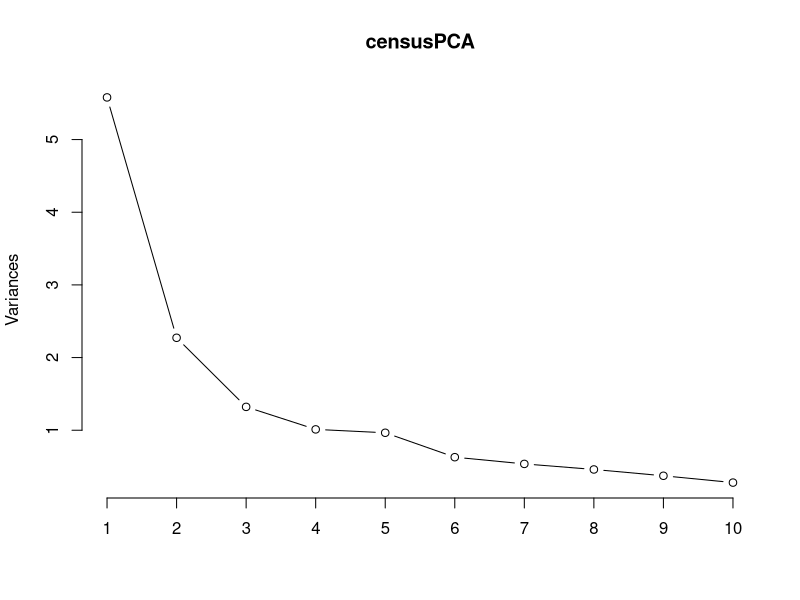
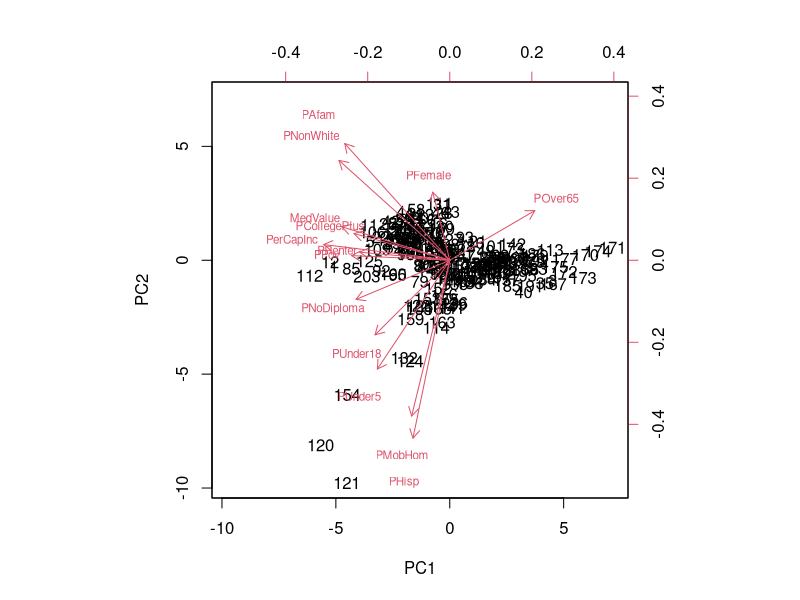
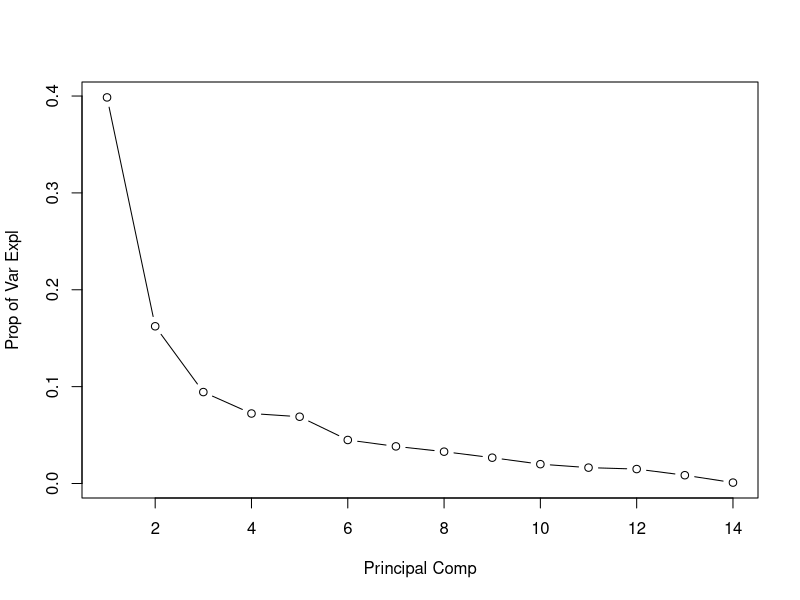
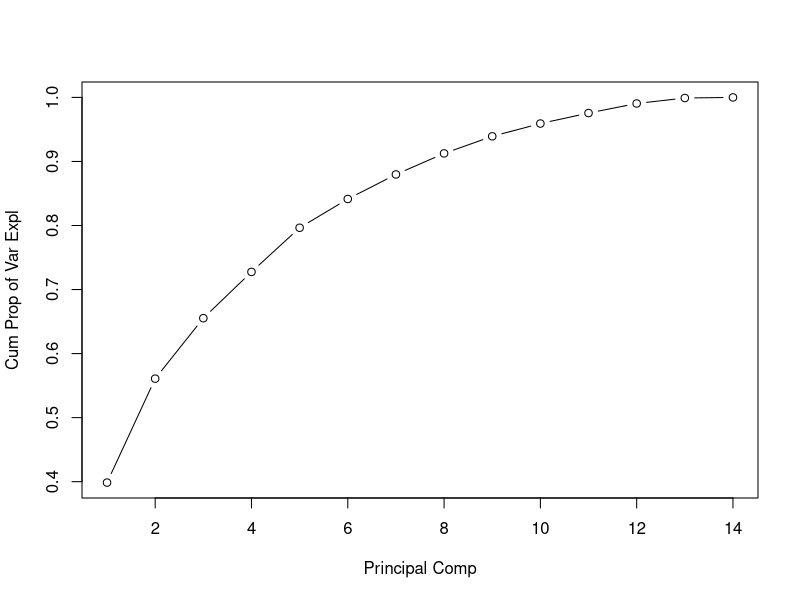
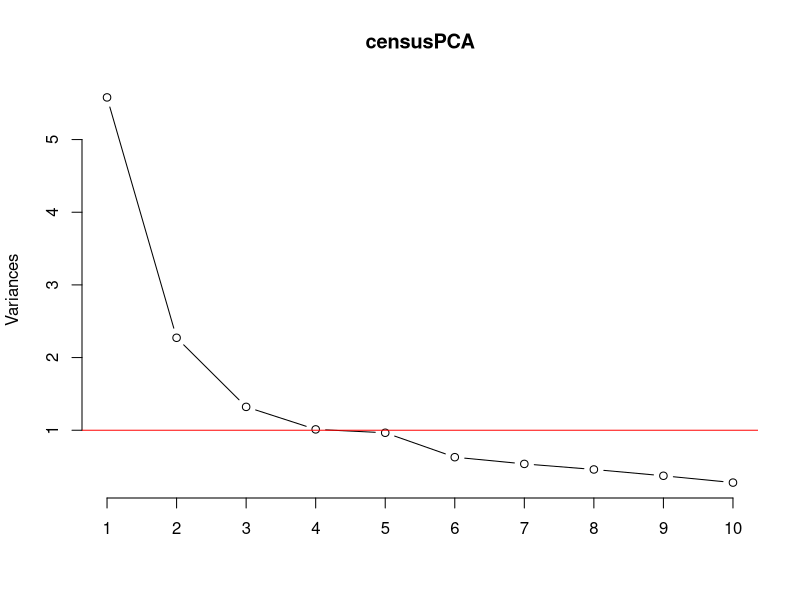

Reproduce these figures in R, in order. (Note: this script raises an error after producing the figures.)
library(tidyverse)

setwd("~/Documents/GitHub/ChathamData")

#----construct a weighted social vulnerability index from census data----
census <- read_csv("censusClean.csv", na="")
census <- as_data_frame(census)
#replace missing values with median
sapply(census,function(x) sum(is.na(x)))
census$PerCapInc[is.na(census$PerCapInc)] <- median(census$PerCapInc,na.rm = T)
census$MedValue[is.na(census$MedValue)] <- median(census$MedValue,na.rm = T)

#reverse direction of vars so higher values for all = higher vuln
census_trans <- transform(census,
                          PCollegePlus=-PCollegePlus,
                          MedValue = -MedValue,
                          PerCapInc = -PerCapInc)

all <- census_trans[,5:18]
#apply pca
censusPCA <- prcomp(all,
                    center = TRUE,
                    scale. = TRUE)

#look at results in different ways
print(censusPCA)
plot(censusPCA, type = "lines")
summary(censusPCA)
biplot(censusPCA, scale=0, cex=c(1,0.7))

#compute st. dev. and variance
stddev <- censusPCA$sdev
pr_var <- stddev^2
pr_var[1:10]

#scree plot
propvarex <- pr_var/sum(pr_var) #proportion of variance explained by each component
propvarex
plot(propvarex, xlab = "Principal Comp", ylab = "Prop of Var Expl", type = "b")
plot(cumsum(propvarex), xlab = "Principal Comp", ylab = "Cum Prop of Var Expl", type = "b")

#Kaiser criterion
plot(censusPCA, type="line")
abline(h=1,col="red")
censusPCA$sdev^2
#4 components meet the criterion 

#varimax rotation
PCArot <- censusPCA$rotation[,1:4]
vmx <- varimax(PCArot,normalize=FALSE)

#scores
scores<-top4<-censusPCA$x[,1:4]
scoresTrans <- transform(as_data_frame(scores),PC1=-PC1) #change cardinality of PC1

#apply varimax rotation to scores
scores_rotate <- as.matrix(scoresTrans) %*% vmx$rotmat

#use proportion of variance explained as weighting scheme
var_perc<-data.matrix(propvarex[1:4])

#calculate weighted sum and apply z standardization
sumscores<-scale(data.matrix(scores_rotate)  %*% var_perc)
Svi <- cbind(census_trans[,(1:4)],sumscores)

#write to csv
write.csv(Svi,file = "svi_output.csv",row.names = FALSE)


#----use logit model to check for relationships in survey data----

survey <- read_csv("survey.csv", na="")
survey <- as_data_frame(survey)
#logit model for demog vars
model <- glm(as.factor(PCNoRecovB) ~ Age_Cat+Hincome+
               as.factor(Education)+as.factor(Ethnicity)+as.factor(HomeLang)+as.factor(Gender), 
             family = binomial(link='logit'), data = survey)

summary(model)
#logit model for perception vars
#as categorical values
model3 <- glm(as.factor(PCNoRecovB) ~ as.factor(PCAbleMov)+as.factor(ARelocate)+
                as.factor(KnowEstab)+as.factor(SLRPers)+as.factor(SSDPers)+as.factor(Aprotect)+as.factor(PCUnexp), 
              family = binomial(link='logit'), data = survey)
summary(model3)

model4 <- glm(as.factor(ANoRecovB) ~ PCAbleMov+ARelocate+
                KnowEstab+SLRPers+SSDPers+Aprotect+PCUnexp, 
              family = binomial(link='logit'), data = survey)
summary(model4)

#----use linear regression to test whether any census vars are related to SVI scores
surveySVI <- read_csv("surveySVI.csv", na = "")
surveydf <- as_data_frame(surveySVI)

surv <- select(surveydf, Evacuate,KnowEstab,SLRPers,SSDPers,ARelocate,Aprotect,ANoRecover,PCAbleMov,PCNoRecov,Age_Cat,Hincome,Education,Ethnicity,HomeLang,FldRisk,Gender,SVI)

fit1 <- lm(SVI ~ as.factor(PCNoRecov), data=surv)
fit2 <- lm(SVI ~ as.factor(ANoRecover),data=surv)
fit3 <- lm(SVI ~ as.factor(PCAbleMov),data=surv)
fit4 <- lm(SVI ~ as.factor(Aprotect),data=surv)
fit5 <- lm(SVI ~ as.factor(ARelocate),data=surv)
fit6 <- lm(SVI ~ as.factor(Hincome),data=surv)
fit7 <- lm(SVI ~ as.factor(Education),data=surv)
fit8 <- lm(SVI ~ as.factor(Ethnicity),data=surv)
fit9 <- lm(SVI ~ ANoRecover, data=surv)

summary(fit1)
summary(fit2)
summary(fit3)
summary(fit4)
summary(fit5)
summary(fit6)
summary(fit7)
summary(fit8)
summary(fit9)









